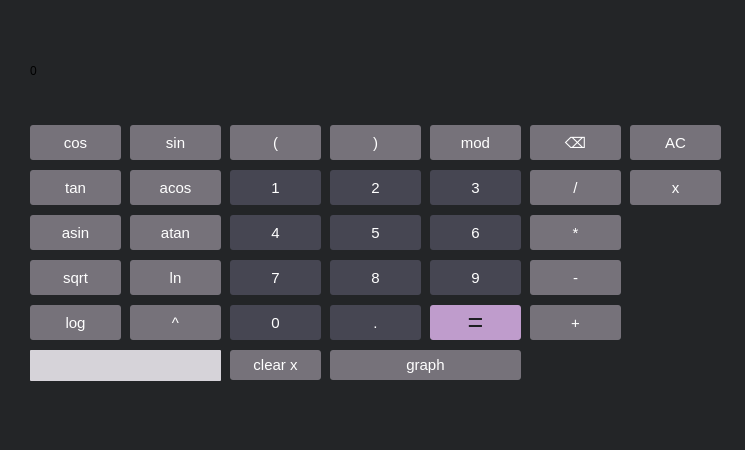
<?xml version="1.0" encoding="UTF-8"?>
<ui version="4.0">
 <class>MainWindow</class>
 <widget class="QMainWindow" name="MainWindow">
  <property name="geometry">
   <rect>
    <x>0</x>
    <y>0</y>
    <width>745</width>
    <height>450</height>
   </rect>
  </property>
  <property name="sizePolicy">
   <sizepolicy hsizetype="Preferred" vsizetype="Preferred">
    <horstretch>0</horstretch>
    <verstretch>0</verstretch>
   </sizepolicy>
  </property>
  <property name="minimumSize">
   <size>
    <width>681</width>
    <height>0</height>
   </size>
  </property>
  <property name="baseSize">
   <size>
    <width>0</width>
    <height>0</height>
   </size>
  </property>
  <property name="windowTitle">
   <string>MainWindow</string>
  </property>
  <property name="styleSheet">
   <string notr="true">background: rgb(35, 37, 39);</string>
  </property>
  <property name="iconSize">
   <size>
    <width>32</width>
    <height>32</height>
   </size>
  </property>
  <widget class="QWidget" name="centralwidget">
   <widget class="QPushButton" name="pushButton">
    <property name="geometry">
     <rect>
      <x>230</x>
      <y>170</y>
      <width>91</width>
      <height>35</height>
     </rect>
    </property>
    <property name="styleSheet">
     <string notr="true">QPushButton{
font: 15pt Helvetica; 
color: rgb(255, 255, 255);
border-radius: 3px;
background: rgb(70, 70, 82); 
padding: 3px;font:15px;} 
QPushButton:hover{
background: rgb(71, 71, 88);
} 
QPushButton:pressed{
border: 1px solid rgb(150, 149, 178);
}</string>
    </property>
    <property name="text">
     <string>1</string>
    </property>
   </widget>
   <widget class="QPushButton" name="pushButton_2">
    <property name="geometry">
     <rect>
      <x>330</x>
      <y>170</y>
      <width>91</width>
      <height>35</height>
     </rect>
    </property>
    <property name="styleSheet">
     <string notr="true">QPushButton{
font: 15pt Helvetica; 
color: rgb(255, 255, 255);
border-radius: 3px;
background: rgb(70, 70, 82); 
padding: 3px;font:15px;} 
QPushButton:hover{
background: rgb(71, 71, 88);
} 
QPushButton:pressed{
border: 1px solid rgb(150, 149, 178);
}</string>
    </property>
    <property name="text">
     <string>2</string>
    </property>
   </widget>
   <widget class="QPushButton" name="pushButton_3">
    <property name="geometry">
     <rect>
      <x>430</x>
      <y>170</y>
      <width>91</width>
      <height>35</height>
     </rect>
    </property>
    <property name="styleSheet">
     <string notr="true">QPushButton{
font: 15pt Helvetica; 
color: rgb(255, 255, 255);
border-radius: 3px;
background: rgb(70, 70, 82); 
padding: 3px;font:15px;} 
QPushButton:hover{
background: rgb(71, 71, 88);
} 
QPushButton:pressed{
border: 1px solid rgb(150, 149, 178);
}</string>
    </property>
    <property name="text">
     <string>3</string>
    </property>
   </widget>
   <widget class="QPushButton" name="pushButton_4">
    <property name="geometry">
     <rect>
      <x>330</x>
      <y>215</y>
      <width>91</width>
      <height>35</height>
     </rect>
    </property>
    <property name="styleSheet">
     <string notr="true">QPushButton{
font: 15pt Helvetica; 
color: rgb(255, 255, 255);
border-radius: 3px;
background: rgb(70, 70, 82); 
padding: 3px;font:15px;} 
QPushButton:hover{
background: rgb(71, 71, 88);
} 
QPushButton:pressed{
border: 1px solid rgb(150, 149, 178);
}</string>
    </property>
    <property name="text">
     <string>5</string>
    </property>
   </widget>
   <widget class="QPushButton" name="pushButton_5">
    <property name="geometry">
     <rect>
      <x>230</x>
      <y>215</y>
      <width>91</width>
      <height>35</height>
     </rect>
    </property>
    <property name="styleSheet">
     <string notr="true">QPushButton{
font: 15pt Helvetica; 
color: rgb(255, 255, 255);
border-radius: 3px;
background: rgb(70, 70, 82); 
padding: 3px;font:15px;} 
QPushButton:hover{
background: rgb(71, 71, 88);
} 
QPushButton:pressed{
border: 1px solid rgb(150, 149, 178);
}</string>
    </property>
    <property name="text">
     <string>4</string>
    </property>
   </widget>
   <widget class="QPushButton" name="pushButton_6">
    <property name="geometry">
     <rect>
      <x>430</x>
      <y>215</y>
      <width>91</width>
      <height>35</height>
     </rect>
    </property>
    <property name="styleSheet">
     <string notr="true">QPushButton{
font: 15pt Helvetica; 
color: rgb(255, 255, 255);
border-radius: 3px;
background: rgb(70, 70, 82); 
padding: 3px;font:15px;} 
QPushButton:hover{
background: rgb(71, 71, 88);
} 
QPushButton:pressed{
border: 1px solid rgb(150, 149, 178);
}</string>
    </property>
    <property name="text">
     <string>6</string>
    </property>
   </widget>
   <widget class="QPushButton" name="pushButton_7">
    <property name="geometry">
     <rect>
      <x>430</x>
      <y>260</y>
      <width>91</width>
      <height>35</height>
     </rect>
    </property>
    <property name="styleSheet">
     <string notr="true">QPushButton{
font: 15pt Helvetica; 
color: rgb(255, 255, 255);
border-radius: 3px;
background: rgb(70, 70, 82); 
padding: 3px;font:15px;} 
QPushButton:hover{
background: rgb(71, 71, 88);
} 
QPushButton:pressed{
border: 1px solid rgb(150, 149, 178);
}</string>
    </property>
    <property name="text">
     <string>9</string>
    </property>
   </widget>
   <widget class="QPushButton" name="pushButton_8">
    <property name="geometry">
     <rect>
      <x>330</x>
      <y>260</y>
      <width>91</width>
      <height>35</height>
     </rect>
    </property>
    <property name="styleSheet">
     <string notr="true">QPushButton{
font: 15pt Helvetica; 
color: rgb(255, 255, 255);
border-radius: 3px;
background: rgb(70, 70, 82); 
padding: 3px;font:15px;} 
QPushButton:hover{
background: rgb(71, 71, 88);
} 
QPushButton:pressed{
border: 1px solid rgb(150, 149, 178);
}</string>
    </property>
    <property name="text">
     <string>8</string>
    </property>
   </widget>
   <widget class="QPushButton" name="pushButton_9">
    <property name="geometry">
     <rect>
      <x>230</x>
      <y>260</y>
      <width>91</width>
      <height>35</height>
     </rect>
    </property>
    <property name="styleSheet">
     <string notr="true">QPushButton{
font: 15pt Helvetica; 
color: rgb(255, 255, 255);
border-radius: 3px;
background: rgb(70, 70, 82); 
padding: 3px;font:15px;} 
QPushButton:hover{
background: rgb(71, 71, 88);
} 
QPushButton:pressed{
border: 1px solid rgb(150, 149, 178);
}</string>
    </property>
    <property name="text">
     <string>7</string>
    </property>
   </widget>
   <widget class="QPushButton" name="pushButton_10">
    <property name="geometry">
     <rect>
      <x>230</x>
      <y>305</y>
      <width>91</width>
      <height>35</height>
     </rect>
    </property>
    <property name="styleSheet">
     <string notr="true">QPushButton{
font: 15pt Helvetica; 
color: rgb(255, 255, 255);
border-radius: 3px;
background: rgb(70, 70, 82); 
padding: 3px;font:15px;} 
QPushButton:hover{
background: rgb(71, 71, 88);
} 
QPushButton:pressed{
border: 1px solid rgb(150, 149, 178);
}</string>
    </property>
    <property name="text">
     <string>0</string>
    </property>
   </widget>
   <widget class="QPushButton" name="pushButton_11">
    <property name="geometry">
     <rect>
      <x>330</x>
      <y>305</y>
      <width>91</width>
      <height>35</height>
     </rect>
    </property>
    <property name="styleSheet">
     <string notr="true">QPushButton{
font: 15pt Helvetica; 
color: rgb(255, 255, 255);
border-radius: 3px;
background: rgb(70, 70, 82); 
padding: 3px;font:15px;} 
QPushButton:hover{
background: rgb(71, 71, 88);
} 
QPushButton:pressed{
border: 1px solid rgb(150, 149, 178);
}</string>
    </property>
    <property name="text">
     <string>.</string>
    </property>
   </widget>
   <widget class="QPushButton" name="pushButton_12">
    <property name="geometry">
     <rect>
      <x>430</x>
      <y>305</y>
      <width>91</width>
      <height>35</height>
     </rect>
    </property>
    <property name="styleSheet">
     <string notr="true">QPushButton{
font: 20pt Helvetica; 
color:  rgb(30, 31, 34);
border-radius:3px;
background: rgb(191, 156, 204); 
padding: 5px;
} 
      QPushButton:hover{
      background: rgb(202, 165, 215);
      } 
      QPushButton:pressed{
      border: 1px solid rgb(255,255,225);
      }</string>
    </property>
    <property name="text">
     <string>=</string>
    </property>
   </widget>
   <widget class="QPushButton" name="pushButton_13">
    <property name="geometry">
     <rect>
      <x>530</x>
      <y>215</y>
      <width>91</width>
      <height>35</height>
     </rect>
    </property>
    <property name="styleSheet">
     <string notr="true">QPushButton{font: 15pt Helvetica;
color: rgb(255, 255, 255);
border-radius: 3px;
background: rgb(118, 114, 122); 
padding: 5px;font: 15px;
} 
QPushButton:hover{
background: rgb(130, 124, 135);
} 
 QPushButton:pressed{
border: 1px solid rgb(195,195,195);
}</string>
    </property>
    <property name="text">
     <string>*</string>
    </property>
   </widget>
   <widget class="QPushButton" name="pushButton_14">
    <property name="geometry">
     <rect>
      <x>530</x>
      <y>260</y>
      <width>91</width>
      <height>35</height>
     </rect>
    </property>
    <property name="styleSheet">
     <string notr="true">QPushButton{font: 15pt Helvetica;
color: rgb(255, 255, 255);
border-radius: 3px;
background: rgb(118, 114, 122); 
padding: 5px;font: 15px;
} 
QPushButton:hover{
background: rgb(130, 124, 135);
} 
 QPushButton:pressed{
border: 1px solid rgb(195,195,195);
}</string>
    </property>
    <property name="text">
     <string>-</string>
    </property>
   </widget>
   <widget class="QPushButton" name="pushButton_15">
    <property name="geometry">
     <rect>
      <x>530</x>
      <y>170</y>
      <width>91</width>
      <height>35</height>
     </rect>
    </property>
    <property name="styleSheet">
     <string notr="true">QPushButton{font: 15pt Helvetica;
color: rgb(255, 255, 255);
border-radius: 3px;
background: rgb(118, 114, 122); 
padding: 5px;font: 15px;
} 
QPushButton:hover{
background: rgb(130, 124, 135);
} 
 QPushButton:pressed{
border: 1px solid rgb(195,195,195);
}</string>
    </property>
    <property name="text">
     <string>/</string>
    </property>
   </widget>
   <widget class="QPushButton" name="pushButton_16">
    <property name="geometry">
     <rect>
      <x>530</x>
      <y>305</y>
      <width>91</width>
      <height>35</height>
     </rect>
    </property>
    <property name="styleSheet">
     <string notr="true">QPushButton{font: 15pt Helvetica;
color: rgb(255, 255, 255);
border-radius: 3px;
background: rgb(118, 114, 122); 
padding: 5px;font: 15px;
} 
QPushButton:hover{
background: rgb(130, 124, 135);
} 
 QPushButton:pressed{
border: 1px solid rgb(195,195,195);
}</string>
    </property>
    <property name="text">
     <string>+</string>
    </property>
   </widget>
   <widget class="QPushButton" name="pushButton_17">
    <property name="geometry">
     <rect>
      <x>530</x>
      <y>125</y>
      <width>91</width>
      <height>35</height>
     </rect>
    </property>
    <property name="styleSheet">
     <string notr="true">QPushButton{font: 15pt Helvetica;
color: rgb(255, 255, 255);
border-radius: 3px;
background: rgb(118, 114, 122); 
padding: 5px;font: 15px;
} 
QPushButton:hover{
background: rgb(130, 124, 135);
} 
 QPushButton:pressed{
border: 1px solid rgb(195,195,195);
}</string>
    </property>
    <property name="text">
     <string>⌫</string>
    </property>
   </widget>
   <widget class="QPushButton" name="pushButton_18">
    <property name="geometry">
     <rect>
      <x>230</x>
      <y>125</y>
      <width>91</width>
      <height>35</height>
     </rect>
    </property>
    <property name="styleSheet">
     <string notr="true">QPushButton{font: 15pt Helvetica;
color: rgb(255, 255, 255);
border-radius: 3px;
background: rgb(118, 114, 122); 
padding: 5px;font: 15px;
} 
QPushButton:hover{
background: rgb(130, 124, 135);
} 
 QPushButton:pressed{
border: 1px solid rgb(195,195,195);
}</string>
    </property>
    <property name="text">
     <string>(</string>
    </property>
   </widget>
   <widget class="QPushButton" name="pushButton_19">
    <property name="geometry">
     <rect>
      <x>430</x>
      <y>125</y>
      <width>91</width>
      <height>35</height>
     </rect>
    </property>
    <property name="styleSheet">
     <string notr="true">QPushButton{font: 15pt Helvetica;
color: rgb(255, 255, 255);
border-radius: 3px;
background: rgb(118, 114, 122); 
padding: 5px;font: 15px;
} 
QPushButton:hover{
background: rgb(130, 124, 135);
} 
 QPushButton:pressed{
border: 1px solid rgb(195,195,195);
}</string>
    </property>
    <property name="text">
     <string>mod</string>
    </property>
   </widget>
   <widget class="QPushButton" name="pushButton_20">
    <property name="geometry">
     <rect>
      <x>330</x>
      <y>125</y>
      <width>91</width>
      <height>35</height>
     </rect>
    </property>
    <property name="styleSheet">
     <string notr="true">QPushButton{font: 15pt Helvetica;
color: rgb(255, 255, 255);
border-radius: 3px;
background: rgb(118, 114, 122); 
padding: 5px;font: 15px;
} 
QPushButton:hover{
background: rgb(130, 124, 135);
} 
 QPushButton:pressed{
border: 1px solid rgb(195,195,195);
}</string>
    </property>
    <property name="text">
     <string>)</string>
    </property>
   </widget>
   <widget class="QPushButton" name="pushButton_21">
    <property name="geometry">
     <rect>
      <x>130</x>
      <y>305</y>
      <width>91</width>
      <height>35</height>
     </rect>
    </property>
    <property name="styleSheet">
     <string notr="true">QPushButton{font: 15pt Helvetica;
color: rgb(255, 255, 255);
border-radius: 3px;
background: rgb(118, 114, 122); 
padding: 5px;font: 15px;
} 
QPushButton:hover{
background: rgb(130, 124, 135);
} 
 QPushButton:pressed{
border: 1px solid rgb(195,195,195);
}</string>
    </property>
    <property name="text">
     <string>^</string>
    </property>
   </widget>
   <widget class="QPushButton" name="pushButton_22">
    <property name="geometry">
     <rect>
      <x>30</x>
      <y>170</y>
      <width>91</width>
      <height>35</height>
     </rect>
    </property>
    <property name="styleSheet">
     <string notr="true">QPushButton{font: 15pt Helvetica;
color: rgb(255, 255, 255);
border-radius: 3px;
background: rgb(118, 114, 122); 
padding: 5px;font: 15px;
} 
QPushButton:hover{
background: rgb(130, 124, 135);
} 
 QPushButton:pressed{
border: 1px solid rgb(195,195,195);
}</string>
    </property>
    <property name="text">
     <string>tan</string>
    </property>
   </widget>
   <widget class="QPushButton" name="pushButton_23">
    <property name="geometry">
     <rect>
      <x>130</x>
      <y>125</y>
      <width>91</width>
      <height>35</height>
     </rect>
    </property>
    <property name="styleSheet">
     <string notr="true">QPushButton{font: 15pt Helvetica;
color: rgb(255, 255, 255);
border-radius: 3px;
background: rgb(118, 114, 122); 
padding: 5px;font: 15px;
} 
QPushButton:hover{
background: rgb(130, 124, 135);
} 
 QPushButton:pressed{
border: 1px solid rgb(195,195,195);
}</string>
    </property>
    <property name="text">
     <string>sin</string>
    </property>
   </widget>
   <widget class="QPushButton" name="pushButton_24">
    <property name="geometry">
     <rect>
      <x>130</x>
      <y>260</y>
      <width>91</width>
      <height>35</height>
     </rect>
    </property>
    <property name="styleSheet">
     <string notr="true">QPushButton{font: 15pt Helvetica;
color: rgb(255, 255, 255);
border-radius: 3px;
background: rgb(118, 114, 122); 
padding: 5px;font: 15px;
} 
QPushButton:hover{
background: rgb(130, 124, 135);
} 
 QPushButton:pressed{
border: 1px solid rgb(195,195,195);
}</string>
    </property>
    <property name="text">
     <string>ln</string>
    </property>
   </widget>
   <widget class="QPushButton" name="pushButton_25">
    <property name="geometry">
     <rect>
      <x>30</x>
      <y>215</y>
      <width>91</width>
      <height>35</height>
     </rect>
    </property>
    <property name="styleSheet">
     <string notr="true">QPushButton{font: 15pt Helvetica;
color: rgb(255, 255, 255);
border-radius: 3px;
background: rgb(118, 114, 122); 
padding: 5px;font: 15px;
} 
QPushButton:hover{
background: rgb(130, 124, 135);
} 
 QPushButton:pressed{
border: 1px solid rgb(195,195,195);
}</string>
    </property>
    <property name="text">
     <string>asin</string>
    </property>
   </widget>
   <widget class="QPushButton" name="pushButton_26">
    <property name="geometry">
     <rect>
      <x>130</x>
      <y>170</y>
      <width>91</width>
      <height>35</height>
     </rect>
    </property>
    <property name="styleSheet">
     <string notr="true">QPushButton{font: 15pt Helvetica;
color: rgb(255, 255, 255);
border-radius: 3px;
background: rgb(118, 114, 122); 
padding: 5px;font: 15px;
} 
QPushButton:hover{
background: rgb(130, 124, 135);
} 
 QPushButton:pressed{
border: 1px solid rgb(195,195,195);
}</string>
    </property>
    <property name="text">
     <string>acos</string>
    </property>
   </widget>
   <widget class="QPushButton" name="pushButton_27">
    <property name="geometry">
     <rect>
      <x>30</x>
      <y>260</y>
      <width>91</width>
      <height>35</height>
     </rect>
    </property>
    <property name="styleSheet">
     <string notr="true">QPushButton{font: 15pt Helvetica;
color: rgb(255, 255, 255);
border-radius: 3px;
background: rgb(118, 114, 122); 
padding: 5px;font: 15px;
} 
QPushButton:hover{
background: rgb(130, 124, 135);
} 
 QPushButton:pressed{
border: 1px solid rgb(195,195,195);
}</string>
    </property>
    <property name="text">
     <string>sqrt</string>
    </property>
   </widget>
   <widget class="QPushButton" name="pushButton_28">
    <property name="geometry">
     <rect>
      <x>30</x>
      <y>305</y>
      <width>91</width>
      <height>35</height>
     </rect>
    </property>
    <property name="styleSheet">
     <string notr="true">QPushButton{font: 15pt Helvetica;
color: rgb(255, 255, 255);
border-radius: 3px;
background: rgb(118, 114, 122); 
padding: 5px;font: 15px;
} 
QPushButton:hover{
background: rgb(130, 124, 135);
} 
 QPushButton:pressed{
border: 1px solid rgb(195,195,195);
}</string>
    </property>
    <property name="text">
     <string>log</string>
    </property>
   </widget>
   <widget class="QPushButton" name="pushButton_29">
    <property name="geometry">
     <rect>
      <x>130</x>
      <y>215</y>
      <width>91</width>
      <height>35</height>
     </rect>
    </property>
    <property name="styleSheet">
     <string notr="true">QPushButton{font: 15pt Helvetica;
color: rgb(255, 255, 255);
border-radius: 3px;
background: rgb(118, 114, 122); 
padding: 5px;font: 15px;
} 
QPushButton:hover{
background: rgb(130, 124, 135);
} 
 QPushButton:pressed{
border: 1px solid rgb(195,195,195);
}</string>
    </property>
    <property name="text">
     <string>atan</string>
    </property>
   </widget>
   <widget class="QPushButton" name="pushButton_30">
    <property name="geometry">
     <rect>
      <x>30</x>
      <y>125</y>
      <width>91</width>
      <height>35</height>
     </rect>
    </property>
    <property name="styleSheet">
     <string notr="true">QPushButton{font: 15pt Helvetica;
color: rgb(255, 255, 255);
border-radius: 3px;
background: rgb(118, 114, 122); 
padding: 5px;font: 15px;
} 
QPushButton:hover{
background: rgb(130, 124, 135);
} 
 QPushButton:pressed{
border: 1px solid rgb(195,195,195);
}</string>
    </property>
    <property name="text">
     <string>cos</string>
    </property>
   </widget>
   <widget class="QLabel" name="label">
    <property name="geometry">
     <rect>
      <x>30</x>
      <y>35</y>
      <width>691</width>
      <height>71</height>
     </rect>
    </property>
    <property name="styleSheet">
     <string notr="true">QLabel{
      color: rgb(255, 255, 255); 
      border: 0.5px solid rgb(90, 88, 91);
      border-radius: 5px; 
      padding: 3px; 
      font: 30pt Helvetica;
      background: rgb(35, 37, 39);
      }; </string>
    </property>
    <property name="text">
     <string>0</string>
    </property>
   </widget>
   <widget class="QPushButton" name="pushButton_31">
    <property name="geometry">
     <rect>
      <x>630</x>
      <y>125</y>
      <width>91</width>
      <height>35</height>
     </rect>
    </property>
    <property name="styleSheet">
     <string notr="true">QPushButton{font: 15pt Helvetica;
color: rgb(255, 255, 255);
border-radius: 3px;
background: rgb(118, 114, 122); 
padding: 5px;font: 15px;
} 
QPushButton:hover{
background: rgb(130, 124, 135);
} 
 QPushButton:pressed{
border: 1px solid rgb(195,195,195);
}</string>
    </property>
    <property name="text">
     <string>AC</string>
    </property>
   </widget>
   <widget class="QPushButton" name="pushButton_32">
    <property name="geometry">
     <rect>
      <x>630</x>
      <y>170</y>
      <width>91</width>
      <height>35</height>
     </rect>
    </property>
    <property name="styleSheet">
     <string notr="true">QPushButton{font: 15pt Helvetica;
color: rgb(255, 255, 255);
border-radius: 3px;
background: rgb(118, 114, 122); 
padding: 5px;font: 15px;
} 
QPushButton:hover{
background: rgb(130, 124, 135);
} 
 QPushButton:pressed{
border: 1px solid rgb(195,195,195);
}</string>
    </property>
    <property name="text">
     <string>x</string>
    </property>
   </widget>
   <widget class="QLineEdit" name="lineEdit">
    <property name="geometry">
     <rect>
      <x>30</x>
      <y>350</y>
      <width>191</width>
      <height>31</height>
     </rect>
    </property>
    <property name="styleSheet">
     <string notr="true">QLineEdit{
font: 15pt Helvetica;
color: rgb(74, 73, 88);
border-radius: 1px;
background: rgb(214, 211, 217); 
padding: 5px;font: 15px;
} </string>
    </property>
    <property name="text">
     <string/>
    </property>
   </widget>
   <widget class="QPushButton" name="pushButton_34">
    <property name="geometry">
     <rect>
      <x>230</x>
      <y>350</y>
      <width>91</width>
      <height>30</height>
     </rect>
    </property>
    <property name="styleSheet">
     <string notr="true">QPushButton{font: 15pt Helvetica;
color: rgb(255, 255, 255);
border-radius: 3px;
background: rgb(118, 114, 122); 
padding: 5px;font: 15px;
} 
QPushButton:hover{
background: rgb(130, 124, 135);
} 
 QPushButton:pressed{
border: 1px solid rgb(195,195,195);
}</string>
    </property>
    <property name="text">
     <string>clear x</string>
    </property>
   </widget>
   <widget class="QPushButton" name="pushButton_33">
    <property name="geometry">
     <rect>
      <x>330</x>
      <y>350</y>
      <width>191</width>
      <height>30</height>
     </rect>
    </property>
    <property name="styleSheet">
     <string notr="true">QPushButton{font: 15pt Helvetica;
color: rgb(255, 255, 255);
border-radius: 3px;
background: rgb(118, 114, 122); 
padding: 5px;font: 15px;
} 
QPushButton:hover{
background: rgb(130, 124, 135);
} 
 QPushButton:pressed{
border: 1px solid rgb(195,195,195);
}</string>
    </property>
    <property name="text">
     <string>graph</string>
    </property>
   </widget>
  </widget>
 </widget>
 <resources/>
 <connections/>
</ui>
